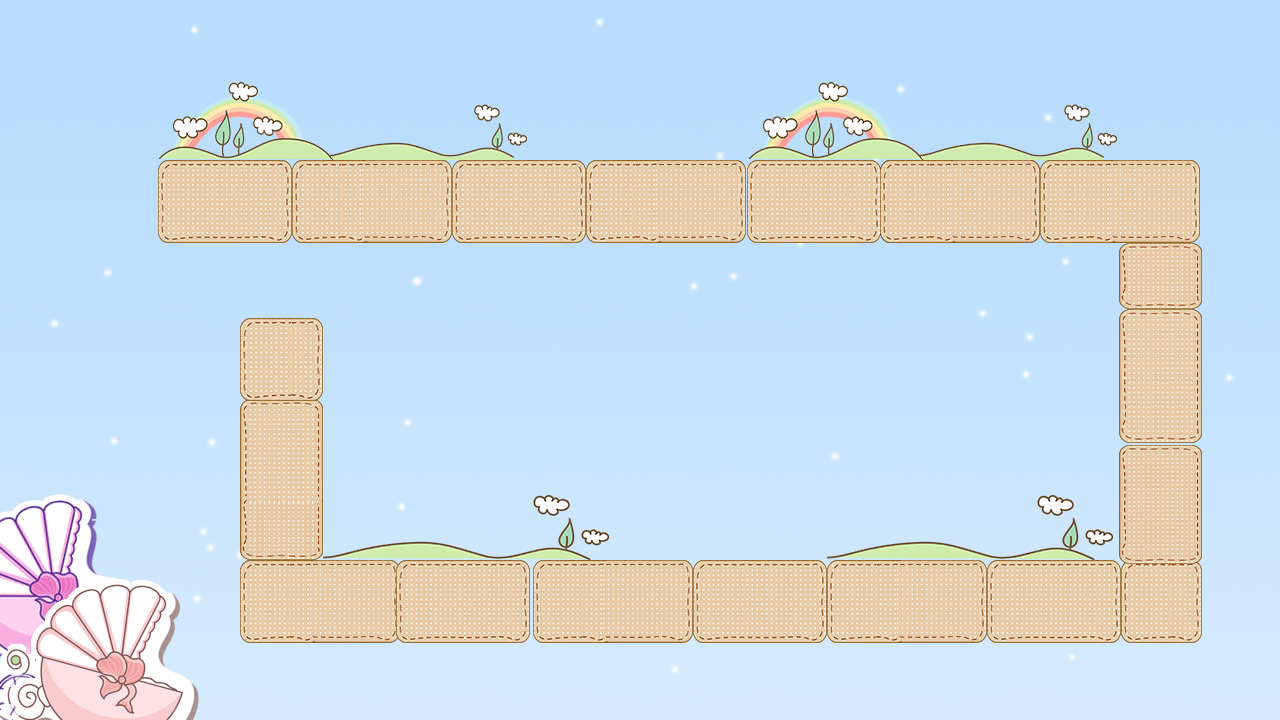

This game map was drawn from its Tiled (.tmx) file and the tilesets committed beside it. A one-line description and the trimmed map source follow:
An orthogonal 16x9 tile map with 80x80 px tiles, 1 tile layer (块层 1) and 22 objects (enemy, baby, assistant).

<map version="1.0" orientation="orthogonal" width="16" height="9" tilewidth="80" tileheight="80">
 <tileset firstgid="1" name="3" tilewidth="80" tileheight="80">
  <image source="3.png" width="1280" height="720" />
 </tileset>
 <layer name="块层 1" width="16" height="9">
  <data>[144 cells, 144 non-empty, 144 distinct tile ids]</data>
 </layer>
 <objectgroup name="barrier" width="16" height="9">
  <object x="160" y="160" width="1040" />
  <object x="1200" y="160" height="480" />
  <object x="240" y="640" width="960" />
  <object x="320" y="560" width="800" />
  <object x="1120" y="240" height="320" />
  <object x="160" y="240" width="960" />
  <object x="160" y="160" height="80" />
  <object x="240" y="240" height="400" />
  <object x="320" y="240" height="320" />
 </objectgroup>
 <objectgroup name="tower" width="16" height="9">
  <object x="560" y="80" width="80" height="80">
   <properties>
    <property name="type" value="0,1,2" />
   </properties>
  </object>
  <object x="320" y="240" width="80" height="80">
   <properties>
    <property name="type" value="0,1,2" />
   </properties>
  </object>
  <object x="800" y="240" width="80" height="80">
   <properties>
    <property name="type" value="0,1,2" />
   </properties>
  </object>
  <object x="1040" y="240" width="80" height="80">
   <properties>
    <property name="type" value="0,1,2" />
   </properties>
  </object>
  <object x="720" y="480" width="80" height="80">
   <properties>
    <property name="type" value="0,1,2" />
   </properties>
  </object>
  <object x="160" y="480" width="80" height="80">
   <properties>
    <property name="type" value="0,1,2" />
   </properties>
  </object>
 </objectgroup>
 <objectgroup name="people" width="16" height="9">
  <object name="enemy" x="160" y="160" width="37" height="79" />
  <object name="baby" x="240" y="240" width="80" height="80" />
  <object name="assistant" x="263" y="340" width="36" height="36" />
 </objectgroup>
 <objectgroup name="road" width="16" height="9">
  <object x="160" y="160" width="997" height="80">
   <properties>
    <property name="direction" value="right" />
   </properties>
  </object>
  <object x="1120" y="160" width="79" height="439">
   <properties>
    <property name="direction" value="down" />
   </properties>
  </object>
  <object x="281" y="560" width="916" height="81">
   <properties>
    <property name="direction" value="left" />
   </properties>
  </object>
  <object x="240" y="320" width="80" height="320">
   <properties>
    <property name="direction" value="up" />
   </properties>
  </object>
 </objectgroup>
</map>
